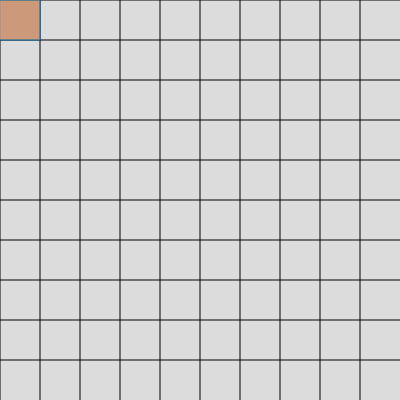
Frame 1 (no input)
Frame 60 (no input): identical to frame 1, image omitted
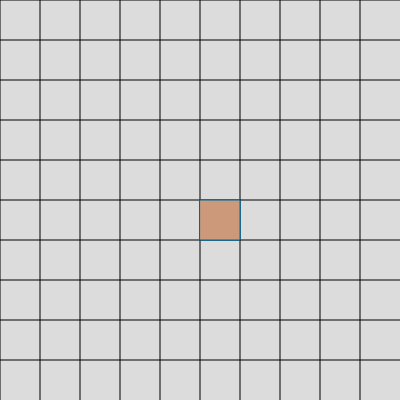
Frame 120 (the mouse pressed at the canvas centre since frame 60)

The p5.js sketch that drew these frames (run headless with seeded random() and noise() and a simulated clock; from frame 60 on, the mouse is pressed at the canvas centre):

// p5.js sketch
// ── sketch.js
var input1;
var input2;
var inputToWin;
var gameWidth = 10;
var gameHeight = 10;
var toWin = 2;
var rect1;
var player = 1;

function setup() {//Wbudowana
  createCanvas(400, 400);

  input1 = createInput();
  input2 = createInput();
  inputToWin = createInput();

  input1.changed(dr);
  input2.changed(dr);
  inputToWin.changed(function(){toWin = inputToWin.value()-1});
  dr();
}


function dr() {
// console.log(Number.isInteger(parseInt(input1.value(), 10)))
  if(Number.isInteger(parseInt(input1.value(), 10))){
    gameWidth = parseInt(input1.value(), 10)
  }
  if(Number.isInteger(parseInt(input2.value(), 10))){
    gameHeight = parseInt(input2.value(), 10)
  }
  console.log(Number.isInteger(gameWidth))

  rect1 = [];
  for (var i = 0; i < gameWidth; i++) {
    rect1[i] = [];
  }
  // console.log(rect1);

  for (var i = 0; i < gameWidth; i++)
    for (var j = 0; j < gameHeight; j++)
      rect1[i][j] = 0;
  console.log(rect1[0][0])

}

function whereMouseIs() {
  push(); // Start another new drawing state
  fill(204, 153, 123);
  stroke(0, 102, 153);
  rect(mouseX - mouseX % (width / gameWidth), mouseY - mouseY % (height / gameHeight), width / gameWidth, height / gameHeight);
  pop();

}

function changePlayer(){
  if(player == 1)
    player = 2;
  else if(player == 2)
    player = 1;
}

function mousePressed() {//Wbudowana funckja
  // console.log(parseInt(gameWidth*(mouseX/gameWidth), 10));
  // console.log(1);
  let w = parseInt(gameWidth * (mouseX / width), 10);
  let h = parseInt(gameHeight * (mouseY / height), 10);
  if(rect1[w][h] == 0){
    rect1[w][h] = player;
    changePlayer();
    isWin();
  }

  // console.log(rect1[parseInt(gameWidth * (mouseX / gameWidth), 10)][parseInt(gameHeight * (mouseY / height), 10)]);

  // console.log(rect1);
}

function drawClicked() {
  for (var i = 0; i < gameWidth; i++)
    for (var j = 0; j < gameHeight; j++){
      if (rect1[i][j] == 1) {
        push(); // Start another new drawing state
        fill(204, 255, 123);
        stroke(0, 102, 153);
        rect(i * (width / gameWidth), j * (height / gameHeight), width / gameWidth, height / gameHeight);
        pop();
      }
      else if (rect1[i][j] == 2) {
        push(); // Start another new drawing state
        fill(204, 123, 255);
        stroke(0, 102, 153);
        rect(i * (width / gameWidth), j * (height / gameHeight), width / gameWidth, height / gameHeight);
        pop();
      }
    }
}

function drawGrid(){
  for (var i = 0; i < gameWidth; i++) {
    // console.log(gameWidth);
    line(width * i / gameWidth, 0, width * i / gameWidth, height);
  }
  for (var i = 0; i < gameHeight; i++) {
    // console.log(gameHeight);
    line(width, height * i / gameHeight, 0, height * i / gameHeight);
  }
}


function isWin(){
  // for(let i=0; i<gameHeight; i++){
  //   for(let j=0; j<gameHeight; j++){
  //     console.log(rect1[i][j]);}
  //     console.log("\n");
  //   }
  //Poziom -----------------------------------------
  let t=0;
  let t1 = 0;
  let t1Type = 0;
  for(let i=0; i<gameHeight; i++){
    t = 0;
    while(t<gameWidth){
      if(rect1[t][i]==t1Type && rect1[t][i]!=0)
        t1++;
      else{
        t1=1;
        t1Type = rect1[t][i];
      }
      t++;
      if(t1 > toWin){
        console.log("WIN" + t + " " + t1 + " " + i);
        break;
      }
    }
  }
  //Pion -----------------------------------------
  t=0;
  t1 = 0;
  t1Type = 0;
  for(let i=0; i<gameWidth; i++){
    t = 0;
    while(t<gameHeight){
      if(rect1[i][t]==t1Type && rect1[i][t]!=0)
        t1++;
      else{
        t1=1;
        t1Type = rect1[i][t];
      }
      t++;
      if(t1 > toWin){
        console.log("WIN" + t + " " + t1 + " " + i);
        break;
      }
    }
  }
  //Skos_prawo duł -----------------------------------------
  t=0;
  t1 = 0;
  t1Type = 0;
  for(let i=0; i<gameHeight; i++){
    t = 0;
    t1 = 0;
    while(t+i<gameHeight){
      if(rect1[t][i+t]==t1Type && rect1[t][i+t]!=0)
        t1++;
      else{
        t1=1;
        t1Type = rect1[t][i+t];
      }
      t++;
      if(t1 > toWin){
        console.log("WIN" + t + " " + t1 + " " + i);
        break;
      }
    }
  }
  t=0;
  t1 = 0;
  t1Type = 0;
  for(let i=1; i<gameWidth; i++){
    t = 0;
    t1 = 0;
    while(t+i<gameWidth){
      if(rect1[i+t][t]==t1Type && rect1[i+t][t]!=0)
        t1++;
      else{
        t1=1;
        t1Type = rect1[i+t][t];
      }
      t++;
      if(t1 > toWin){
        console.log("WIN" + t + " " + t1 + " " + i);
        break;
      }
    }
  }
  //Sko_Góra Praw -----------------------------------------
  t=0;
  t1 = 0;
  t1Type = 0;
  for(let i=0; i<gameHeight; i++){
    t = 0;
    t1 = 0;
    while(t+i>=0){
      if(rect1[-t][i+t]==t1Type && rect1[-t][i+t]!=0)
        t1++;
      else{
        t1=1;
        t1Type = rect1[-t][i+t];
      }
      t--;
      if(t1 > toWin){
        console.log("WIN" + t + " " + t1 + " " + i);
        break;
      }
    }
  }
  t=0;
  t1 = 0;
  t1Type = 0;
  for(let i=1; i<gameWidth; i++){
    t = 0;
    t1 = 0;
    while(-t+i<gameWidth){
      if(rect1[i-t][gameHeight-1+t]==t1Type && rect1[i-t][gameHeight-1+t]!=0)
        t1++;
      else{
        t1=1;
        t1Type = rect1[i-t][gameHeight-1+t];
      }
      t--;
      if(t1 > toWin){
        console.log("WIN" + t + " " + t1 + " " + i);
        break;
      }
    }
  }


}

function draw() {//Wbudowana
  background(220);
  drawGrid();
  drawClicked();
  whereMouseIs();
  // is
}
// var input1 = 13;
// var input2 = 13;
// var gameWidth = 13;
// var gameHeight = 13;
// var rect1;
//
// function setup() {//Wbudowana
//   createCanvas(400, 400);
//   var rect1 = new Array(input1);
//
//   for (var i = 0; i < rect1.length; i++) {
//     rect1[i] = new Array(input2);
//   }
//   input1 = createInput();
//   input2 = createInput();
//
//   input1.changed(dr);
//   input2.changed(dr);
// }
//
//
// function dr() {
//   rect1 = [];
//
//   for (var i = 0; i < input1.value(); i++) {
//     rect1[i] = [];
//   }
//   // console.log(rect1);
//
//   for (var i = 0; i < input1.value(); i++)
//     for (var j = 0; j < input2.value(); j++)
//       rect1[i][j] = 0;
//
//   createCanvas(400, 400);
//
// }
//
// function whereMouseIs() {
//   push(); // Start another new drawing state
//   fill(204, 153, 123);
//   stroke(0, 102, 153);
//   rect(mouseX - mouseX % (gameWidth / input1.value()), mouseY - mouseY % (height / input2.value()), gameWidth / input1.value(), height / input2.value());
//   pop();
//
// }
//
// function mousePressed() {//Wbudowana funckja
//   // console.log(parseInt(input1.value()*(mouseX/gameWidth), 10));
//   // console.log(1);
//   rect1[parseInt(input1.value() * (mouseX / gameWidth), 10)][parseInt(input2.value() * (mouseY / height), 10)] = 1;
//   // console.log(rect1[parseInt(input1.value() * (mouseX / gameWidth), 10)][parseInt(input2.value() * (mouseY / height), 10)]);
//
//   console.log(rect1);
// }
//
// function drawClicked() {
//   push(); // Start another new drawing state
//   fill(204, 255, 123);
//   stroke(0, 102, 153);
//   for (var i = 0; i < input1.value(); i++)
//     for (var j = 0; j < input2.value(); j++)
//       if (rect1[i][j] == 1) {
//         rect(i * (gameWidth / input1.value()), j * (height / input2.value()), gameWidth / input1.value(), height / input2.value());
//       }
//   pop();
// }
//
// function drawGrid(){
//   for (var i = 0; i < input1.value(); i++) {
//     // console.log(input1.value());
//     line(gameWidth * i / input1.value(), 0, gameWidth * i / input1.value(), height);
//   }
//   for (var i = 0; i < input2.value(); i++) {
//     // console.log(input2.value());
//     line(gameWidth, height * i / input2.value(), 0, height * i / input2.value());
//   }
// }
//
// function draw() {//Wbudowana
//   background(220);
//   drawGrid();
//   drawClicked();
//   whereMouseIs();
// }





// function isWin(){
//   // for(let i=0; i<gameHeight; i++){
//   //   for(let j=0; j<gameHeight; j++){
//   //     console.log(rect1[i][j]);}
//   //     console.log("\n");
//   //   }
//   let t=0;
//   console.log("A")
//   for(let i=0; i<gameHeight; i++)//poziomP
//   {
//     console.log(t + " " + toWin)
//     while(t+toWin<gameWidth){
//       console.log("C")
//       if(rect1[t][i]==rect1[t+toWin][i]){
//         let t1 = t;
//         while(t1<t+toWin){
//           console.log("D")
//           if(rect1[t][i]!=rect1[t1][i])
//             break;
//           else
//             t1++;
//           }
//         if(t1 == t+toWin){
//           console.log("WIN")
//           break;
//         }
//       }
//       else
//         t += toWin;
//     }
//   }
//
//
// }

// let t=0;
// let t1 = 0;
// for(let i=0; i<gameHeight; i++){//Poziom
//   t = 0;
//   while(t+toWin<gameWidth){
//     if(rect1[t][i]==rect1[t+toWin][i] && rect1[t][i]!=0){
//       t1 = t;
//       while(t1<t+toWin){
//         if(rect1[t][i]!=rect1[t1][i])
//           break;
//         else
//           t1++;
//         }
//       if(t1 == t+toWin){
//         console.log("WIN" + t + " " + t1 + " " + i);
//         break;
//       }
//     }
//     t += toWin;
//   }
// }
// t=0;
// t1 = 0;
// for(let i=0; i<gameWidth; i++){//Poziom
//   t = 0;
//   // console.log("C"+ t + " " + t1 + " " + i);
//   while(t+toWin<gameHeight){
//     // console.log("D"+ t + " " + t1 + " " + i);
//     // console.log("D"+ t + " " + rect1[i][t] + " " + rect1[i][t+toWin]);
//     if(rect1[i][t]==rect1[i][t+toWin] && rect1[i][t]!=0){
//       // console.log("E");
//       t1 = t;
//       while(t1<t+toWin){
//         if(rect1[i][t]!=rect1[i][t1])
//           break;
//         else
//           t1++;
//         }
//       if(t1 == t+toWin){
//         console.log("WIN" + t + " " + t1 + " " );
//         break;
//       }
//     }
//     t += toWin;
//   }
// }
//
// t=0;
// t1 = 0;
// for(let i=0; i<gameWidth-toWin; i++){//Poziom
//   t = 0;
//   // console.log("C"+ t + " " + t1 + " " + i);
//   while(t+toWin<gameHeight){
//     // console.log("D"+ t + " " + t1 + " " + i);
//     // console.log("D"+ t + " " + rect1[i][t] + " " + rect1[i][t+toWin]);
//     if(rect1[i][t]==rect1[i][t+toWin] && rect1[i][t]!=0){
//       // console.log("E");
//       t1 = t;
//       while(t1<t+toWin){
//         if(rect1[i][t]!=rect1[i][t1])
//           break;
//         else
//           t1++;
//         }
//       if(t1 == t+toWin){
//         console.log("WIN" + t + " " + t1 + " " );
//         break;
//       }
//     }
//     t += toWin;
//   }
// }
